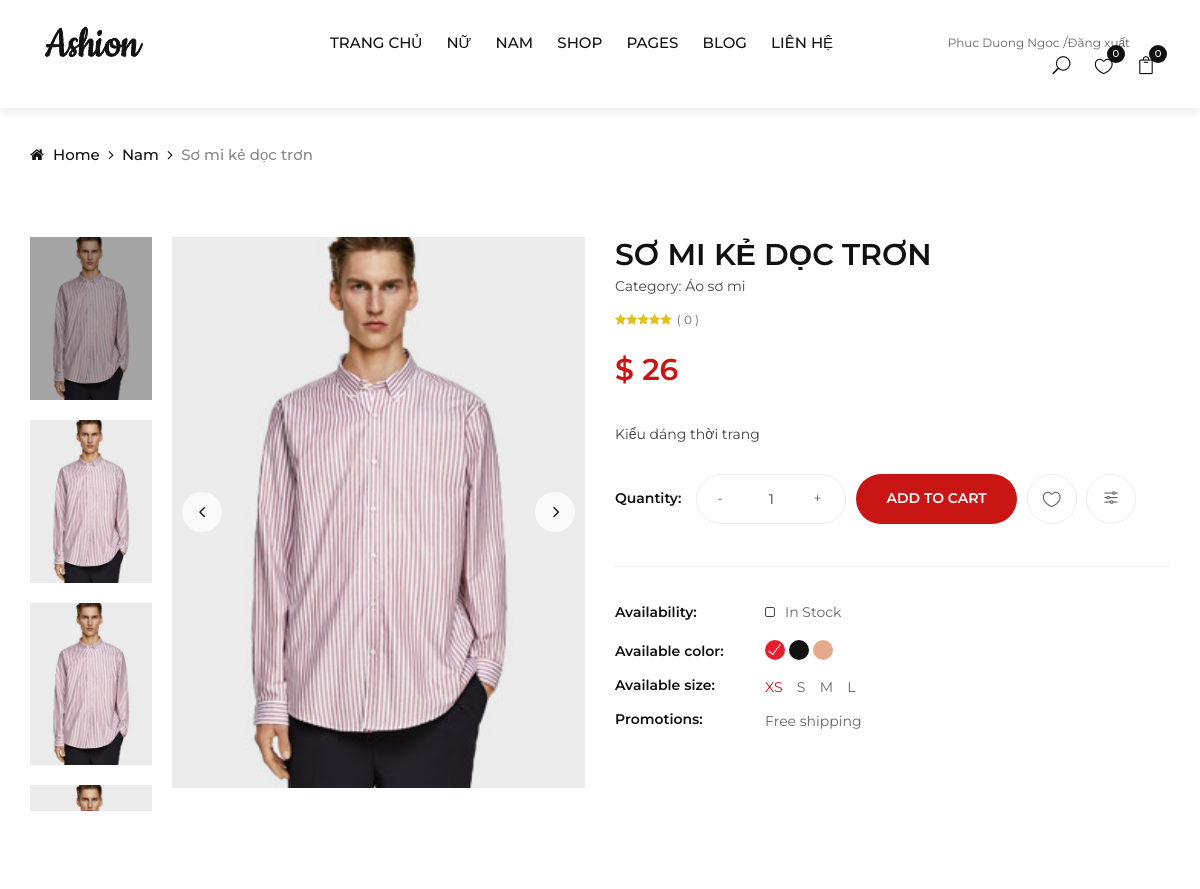
/details.php?proid=29 (signed in, upper part), run on an earlier commit of the app's database.
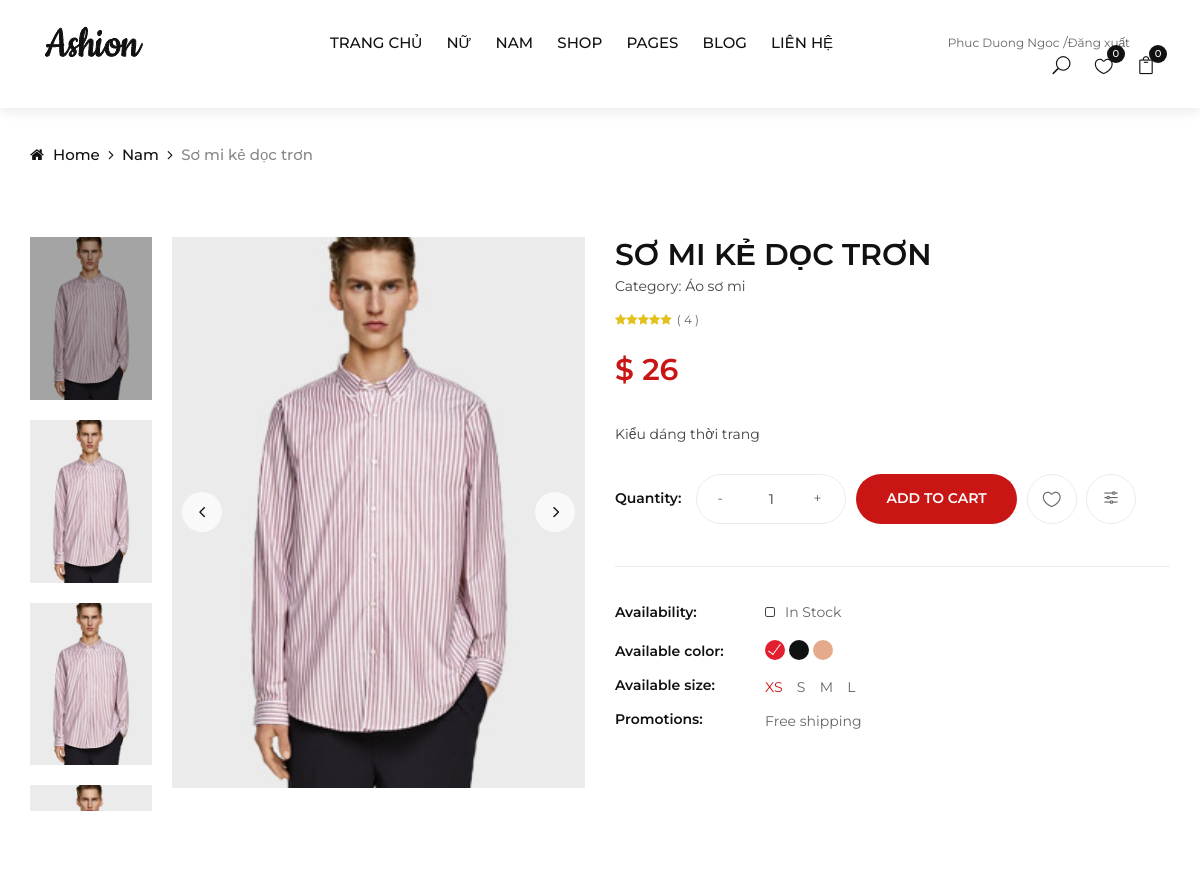
And on a later commit of the database.
### tables this page shows
CREATE TABLE `tbl_product` (
  `productId` int(11) NOT NULL,
  `productName` tinytext NOT NULL,
  `product_code` varchar(200) NOT NULL,
  `productQuantity` varchar(50) NOT NULL,
  `product_soldout` varchar(50) NOT NULL DEFAULT '0',
  `product_remain` varchar(50) NOT NULL,
  `product_view` int(11) NOT NULL DEFAULT 0,
  `product_gender` int(11) NOT NULL DEFAULT 0,
  `product_show` int(11) NOT NULL DEFAULT 1,
  `catId` int(11) NOT NULL,
  `brandId` int(11) NOT NULL,
  `product_desc` text NOT NULL,
  `type` int(11) NOT NULL,
  `price` varchar(255) NOT NULL,
  `image` varchar(255) NOT NULL,
  `istrend` int(11) NOT NULL DEFAULT 0,
  `created_ad` timestamp NOT NULL DEFAULT current_timestamp(),
  `updated_ad` timestamp NOT NULL DEFAULT current_timestamp()
);

CREATE TABLE `tbl_brand` (
  `brandId` int(11) NOT NULL,
  `brandName` varchar(255) NOT NULL
);

CREATE TABLE `tbl_category` (
  `catId` int(11) NOT NULL,
  `catName` varchar(255) NOT NULL
);

### classes/product.php (called while the page is built, shortened)
<?php
$filepath = realpath(dirname(__FILE__));
include_once($filepath . '/../lib/database.php');
include_once($filepath . '/../helpers/format.php');
?>
<?php
class product
{
	private $db;
	public function __construct()
	{
		$this->db = new Database();
	}
	public function get_details($id)
	{
		$query =
			"SELECT tbl_product.*, tbl_category.catName, tbl_brand.brandName
			 FROM tbl_product
			 	INNER JOIN tbl_category ON tbl_product.catId = tbl_category.catId
				INNER JOIN tbl_brand ON tbl_product.brandId = tbl_brand.brandId
			 	WHERE tbl_product.productId = '$id'
			 ";
		$result = $this->db->select($query);
		return $result;
	}
}
?>

### lib/database.php (called while the page is built, shortened)
<?php
Class Database extends PDO{
   public $host   = DB_HOST;
   public $user   = DB_USER;
   public $pass   = DB_PASS;
   public $dbname = DB_NAME;
   public $link;
private function connectDB(){
   $this->link = new mysqli($this->host, $this->user, $this->pass,
    $this->dbname);
    $this->link -> set_charset("utf8");
 }
public function select($query){
  $result = $this->link->query($query) or
   die($this->link->error.__LINE__);
  if($result->num_rows > 0){
    return $result;
  } else {
    return false;
  }
 }
}

### helpers/format.php (called while the page is built, shortened)
<?php
class Format{
 public function format_currency($n=0){
        $n=(string)$n;
        $n=strrev($n);
        $res='';
        for($i=0;$i<strlen($n);$i++){
            $res.=$n[$i];
        }
        $res=strrev($res);
        return $res;
    }
}
?>

### details.php (the view, shortened to what the changed rows need)
<?php
include 'inc/header.php';
?>
<?php
if (!isset($_GET['proid']) || $_GET['proid'] == NULL) {
	echo "<script> window.location = 'index.php' </script>";
} else {
	$id = $_GET['proid'];
}
$get_product_details = $product->get_details($id);
if ($get_product_details)
{
 $result_details = $get_product_details->fetch_assoc();
}
?>
<div class="breadcrumb-option">
	<div class="container">
		<div class="row">
			<div class="col-lg-12">
				<div class="breadcrumb__links">
					<a href="./index.html"><i class="fa fa-home"></i> Home</a>
					<a href="#"><?=$result_details['brandName'] ?></a>
					<span><?= $result_details['productName']?></span>
				</div>
			</div>
		</div>
	</div>
</div>
<section class="product-details spad">
	<div class="container">
		<div class="row">
			<div class="col-lg-6">
				<div class="product__details__pic">
					<div class="product__details__pic__left product__thumb nice-scroll">
						<a class="pt active" href="#product-1">
                            <img src="admin/uploads/<?= $result_details['image'] ?>" alt="">
						</a>
						<a class="pt" href="#product-2">
                          <img src="admin/uploads/<?= $result_details['image'] ?>" alt="">
						</a>
						<a class="pt" href="#product-3">
                             <img src="admin/uploads/<?= $result_details['image'] ?>" alt="">
						</a>
						<a class="pt" href="#product-4">
                          <img src="admin/uploads/<?= $result_details['image'] ?>" alt="">
						</a>
					</div>
					<div class="product__details__slider__content">
						<div class="product__details__pic__slider owl-carousel">
							<img data-hash="product-1" class="product__big__img" src="admin/uploads/<?= $result_details['image'] ?>" alt="">
						</div>
					</div>
				</div>
			</div>
			<div class="col-lg-6">
				<div class="product__details__text">
					<h3><?= $result_details['productName'];?> <span>Category: <?= $result_details['catName']?></span></h3>
					<div class="rating">
						<i class="fa fa-star"></i>
						<i class="fa fa-star"></i>
						<i class="fa fa-star"></i>
						<i class="fa fa-star"></i>
						<i class="fa fa-star"></i>
						<span>( <?= $result_details['product_view'];?> )</span>
					</div>
					<div class="product__details__price">$ <?= $fm->format_currency($result_details['price']) ?> <span></span></div>
					<p> <?= $result_details['product_desc'] ?>						                                        </p>
				<form action="" method="post">
					<div class="product__details__button">
					</div>
					</form>
					<div class="product__details__widget">
						<ul>
						</ul>
					</div>
                </div>
			</div>
		</div>
	</div>
</section>
<?php include 'inc/footer.php'; ?>

What changed in the data, as far as the page shows it:
changed tbl_product "SƠ MI KẺ DỌC TRƠN": product_view "0" → "4"
